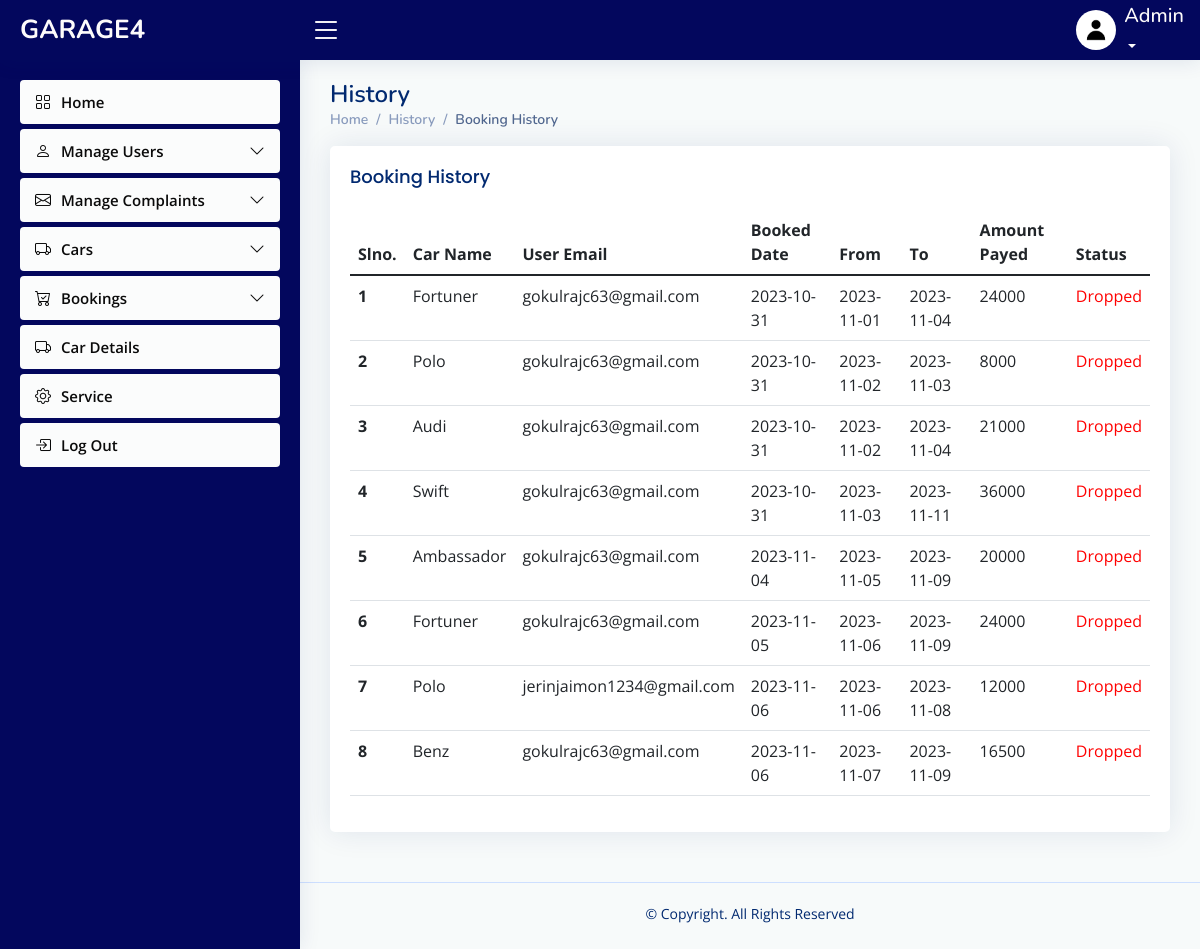
Page /admin/bookinghistory.php on the committed database.
### tables this page shows
CREATE TABLE `booking` (
  `booking_id` int(11) NOT NULL,
  `carname` varchar(60) NOT NULL,
  `category` varchar(40) NOT NULL,
  `color` varchar(40) NOT NULL,
  `capacity` varchar(40) NOT NULL,
  `rate` varchar(40) NOT NULL,
  `car_id` varchar(20) NOT NULL,
  `email` varchar(50) NOT NULL,
  `days` varchar(40) NOT NULL,
  `bdate` date NOT NULL,
  `pick` date NOT NULL,
  `dropd` date NOT NULL,
  `total` varchar(40) NOT NULL,
  `status` int(11) NOT NULL,
  `payment` int(11) NOT NULL
);

### connect.php (called while the page is built, shortened)
<?php
$dbname="garage4";
$conn=mysqli_connect("localhost","root","",$dbname);
function select_data($sql)
{
  global $conn;
  $res = mysqli_query($conn, $sql);
  if ($res)
    return $res;
  else
    return False;
}
?>

### admin/bookinghistory.php (the view, shortened to what this page needs)
<?php
include("header.php");
?>
  <main id="main" class="main">
    <div class="pagetitle">
      <h1>History</h1>
      <nav>
        <ol class="breadcrumb">
          <li class="breadcrumb-item"><a href="index1.php">Home</a></li>
          <li class="breadcrumb-item">History</a></li>
          <li class="breadcrumb-item active">Booking History</li>
        </ol>
      </nav>
    </div>
    <div class="card">
          <div class="card-body">
            <h5 class="card-title">
            Booking History
            </h5>
    <section class="section dashboard">
      <div class="row">
      <section class="section">
      <div class="row">
        <div class="col-lg-12">
              <table class="table datatable">
                <thead>
                  <tr>
                    <th scope="col">Slno.</th>
                    <th scope="col">Car Name</th>
                    <th scope="col">User Email</th>
                    <th scope="col">Booked Date</th>
                    <th scope="col">From</th>
                    <th scope="col">To</th>
                    <th scope="col">Amount Payed</th>
                    <th scope="col">Status</th>
                  </tr>
                </thead>
                <tbody>
                <?php
               $sql = "select * from booking";
                $data=select_data($sql);
                $n=1;
                while ($row = mysqli_fetch_assoc($data)) {
                  ?>
                  <tr>
                  <th scope='row'><?php echo $n++; ?></th>
                 <td><?php echo  $row['carname'] ?></td>
                 <td><?php echo  $row['email'] ?></td>
                 <td> <?php echo $row['bdate'] ?></td>
                 <td><?php echo $row['pick'] ?></td>
                 <td><?php echo $row['dropd']?></td>
                 <td> <?php echo $row['total']  ?></td>
                 <td>
                                <?php
                                    if ($row['status'] == 1)
                                        echo "<p style='color: green;'>Booked</p>";
                                    else if ($row['status'] == 2)
                                        echo "<p style='color: red;'>Dropped</p>";
                                    ?>
                            </td>
                  <?php
                  }
                  ?>
                </tbody>
              </table>
            </div>
          </div>
        </div>
      </div>
  </main>
  <?php
include 'footer.php';
?>

### admin/assets/css/styleeee.css (style rules this page uses)
:root { scroll-behavior: smooth; }
body { font-family: "Open Sans", sans-serif; background: #f7fafa; color: #444444; }
a { color: #4154f1; text-decoration: none; }
h1, h2, h3, h4, h5, h6 { font-family: "Nunito", sans-serif; }
#main { margin-top: 60px; padding: 20px 30px; transition: all 0.3s; }
.pagetitle { margin-bottom: 10px; }
.pagetitle h1 { font-size: 24px; margin-bottom: 0; font-weight: 600; color: #012970; }
.card { margin-bottom: 30px; border: none; border-radius: 5px; box-shadow: 0px 0 30px rgba(1, 41, 112, 0.1); }
.card-title { padding: 20px 0 15px 0; font-size: 18px; font-weight: 500; color: #012970; font-family: "Poppins", sans-serif; }
.card-body { padding: 0 20px 20px 20px; }
.breadcrumb { font-size: 14px; font-family: "Nunito", sans-serif; color: #899bbd; font-weight: 600; }
.breadcrumb a { color: #899bbd; transition: 0.3s; }
.breadcrumb .breadcrumb-item::before { color: #899bbd; }
.breadcrumb .active { color: #51678f; font-weight: 600; }
@media (min-width: 1200px) { #main, #footer { margin-left: 300px; } }

### rows in the picture
booking: carname "Fortuner", email "gokulrajc63@gmail.com", bdate "2023-10-31", pick "2023-11-01", dropd "2023-11-04", total "24000", status "Dropped"
booking: carname "Polo", email "gokulrajc63@gmail.com", bdate "2023-10-31", pick "2023-11-02", dropd "2023-11-03", total "8000", status "Dropped"
booking: carname "Audi", email "gokulrajc63@gmail.com", bdate "2023-10-31", pick "2023-11-02", dropd "2023-11-04", total "21000", status "Dropped"
booking: carname "Swift", email "gokulrajc63@gmail.com", bdate "2023-10-31", pick "2023-11-03", dropd "2023-11-11", total "36000", status "Dropped"
booking: carname "Ambassador", email "gokulrajc63@gmail.com", bdate "2023-11-04", pick "2023-11-05", dropd "2023-11-09", total "20000", status "Dropped"
booking: carname "Fortuner", email "gokulrajc63@gmail.com", bdate "2023-11-05", pick "2023-11-06", dropd "2023-11-09", total "24000", status "Dropped"
booking: carname "Polo", email "jerinjaimon1234@gmail.com", bdate "2023-11-06", pick "2023-11-06", dropd "2023-11-08", total "12000", status "Dropped"
booking: carname "Benz", email "gokulrajc63@gmail.com", bdate "2023-11-06", pick "2023-11-07", dropd "2023-11-09", total "16500", status "Dropped"
